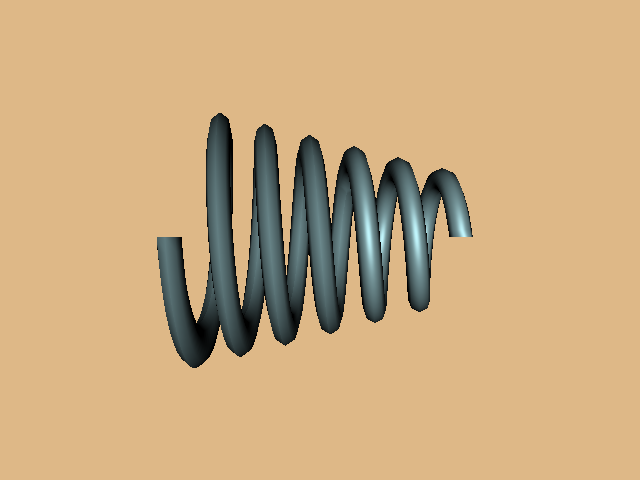

Reproduce this figure in Python.
#!/usr/bin/env python

# Create a spring by rotationally extruding a circular cross-section
# with translation and delta-radius to form a helix.

# Factory overrides: importing these modules registers the OpenGL rendering
# and interaction style implementations for vtkRenderingCore factory classes.
import vtkmodules.vtkInteractionStyle  # noqa: F401
import vtkmodules.vtkRenderingOpenGL2  # noqa: F401
# VTK pipeline classes used in this example
from vtkmodules.vtkCommonCore import vtkPoints
from vtkmodules.vtkCommonDataModel import (
    vtkCellArray,
    vtkPolyData,
)
from vtkmodules.vtkFiltersCore import vtkPolyDataNormals
from vtkmodules.vtkFiltersModeling import vtkRotationalExtrusionFilter
from vtkmodules.vtkRenderingCore import (
    vtkActor,
    vtkPolyDataMapper,
    vtkRenderWindow,
    vtkRenderWindowInteractor,
    vtkRenderer,
)

# Colors (normalized RGB)
burlywood_background_rgb = (0.871, 0.722, 0.529)
powder_blue_rgb = (0.690, 0.878, 0.902)

# Source: define a circular cross-section for the spring wire
points = vtkPoints()
points.InsertPoint(0, 1.0, 0.0, 0.0)
points.InsertPoint(1, 1.0732, 0.0, -0.1768)
points.InsertPoint(2, 1.25, 0.0, -0.25)
points.InsertPoint(3, 1.4268, 0.0, -0.1768)
points.InsertPoint(4, 1.5, 0.0, 0.00)
points.InsertPoint(5, 1.4268, 0.0, 0.1768)
points.InsertPoint(6, 1.25, 0.0, 0.25)
points.InsertPoint(7, 1.0732, 0.0, 0.1768)

poly = vtkCellArray()
poly.InsertNextCell(8)
poly.InsertCellPoint(0)
poly.InsertCellPoint(1)
poly.InsertCellPoint(2)
poly.InsertCellPoint(3)
poly.InsertCellPoint(4)
poly.InsertCellPoint(5)
poly.InsertCellPoint(6)
poly.InsertCellPoint(7)

profile = vtkPolyData()
profile.SetPoints(points)
profile.SetPolys(poly)

# Filter: rotationally extrude with translation and radius change to form a helix
extrude = vtkRotationalExtrusionFilter()
extrude.SetInputData(profile)
extrude.SetResolution(360)
extrude.SetTranslation(6)
extrude.SetDeltaRadius(1.0)
extrude.SetAngle(2160.0)

# Filter: compute normals for smooth shading
normals = vtkPolyDataNormals()
normals.SetInputConnection(extrude.GetOutputPort())
normals.SetFeatureAngle(60)

# Mapper: map the spring surface
mapper = vtkPolyDataMapper()
mapper.SetInputConnection(normals.GetOutputPort())

# Actor: the spring with specular highlights
actor = vtkActor()
actor.SetMapper(mapper)
actor.GetProperty().SetColor(powder_blue_rgb)
actor.GetProperty().SetDiffuse(0.7)
actor.GetProperty().SetSpecular(0.4)
actor.GetProperty().SetSpecularPower(20)
actor.GetProperty().BackfaceCullingOn()

# Renderer: assemble the scene and configure the camera
renderer = vtkRenderer()
renderer.AddActor(actor)
renderer.SetBackground(burlywood_background_rgb)

# Window: display the rendered scene
render_window = vtkRenderWindow()
render_window.AddRenderer(renderer)
render_window.SetWindowName("spring")
render_window.SetMultiSamples(0)
render_window.SetSize(640, 480)

# Interactor: handle mouse and keyboard events
render_window_interactor = vtkRenderWindowInteractor()
render_window_interactor.SetRenderWindow(render_window)

# Scene: configure the camera
renderer.ResetCamera()
renderer.GetActiveCamera().Azimuth(90)

render_window_interactor.Initialize()
render_window_interactor.Start()
